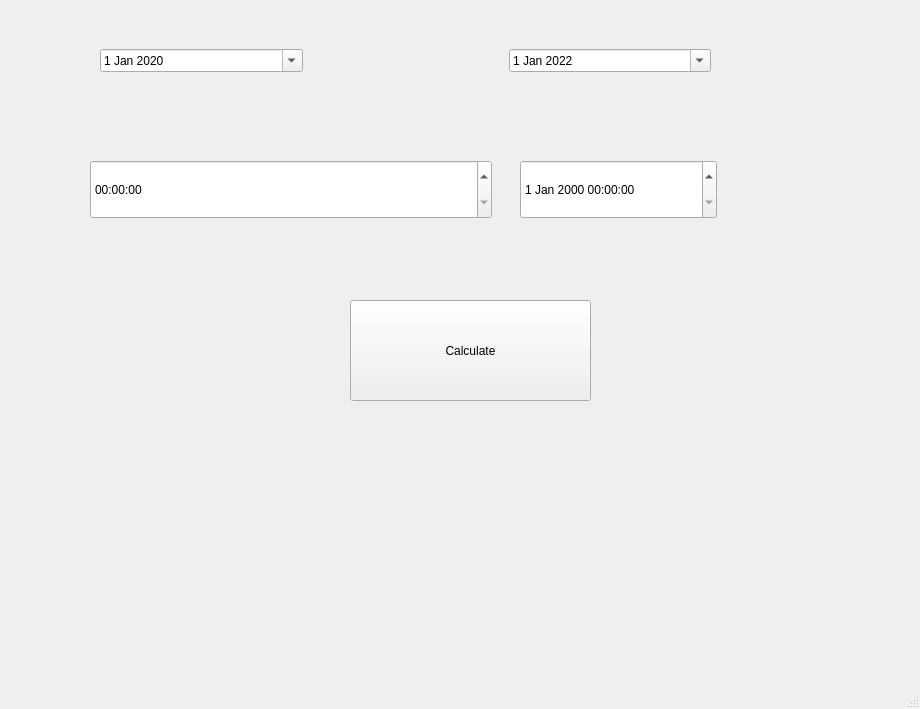
<?xml version="1.0" encoding="UTF-8"?>
<ui version="4.0">
 <class>MainWindow</class>
 <widget class="QMainWindow" name="MainWindow">
  <property name="geometry">
   <rect>
    <x>0</x>
    <y>0</y>
    <width>920</width>
    <height>709</height>
   </rect>
  </property>
  <property name="windowTitle">
   <string>MainWindow</string>
  </property>
  <widget class="QWidget" name="centralwidget">
   <widget class="QPushButton" name="btn_calculate">
    <property name="geometry">
     <rect>
      <x>350</x>
      <y>300</y>
      <width>241</width>
      <height>101</height>
     </rect>
    </property>
    <property name="text">
     <string>Calculate</string>
    </property>
   </widget>
   <widget class="QWidget" name="layoutWidget">
    <property name="geometry">
     <rect>
      <x>100</x>
      <y>30</y>
      <width>611</width>
      <height>61</height>
     </rect>
    </property>
    <layout class="QHBoxLayout" name="horizontalLayout">
     <item>
      <widget class="QDateEdit" name="dateStart">
       <property name="calendarPopup">
        <bool>true</bool>
       </property>
       <property name="date">
        <date>
         <year>2020</year>
         <month>1</month>
         <day>1</day>
        </date>
       </property>
      </widget>
     </item>
     <item>
      <spacer name="horizontalSpacer">
       <property name="orientation">
        <enum>Qt::Horizontal</enum>
       </property>
       <property name="sizeType">
        <enum>QSizePolicy::Fixed</enum>
       </property>
       <property name="sizeHint" stdset="0">
        <size>
         <width>200</width>
         <height>20</height>
        </size>
       </property>
      </spacer>
     </item>
     <item>
      <widget class="QDateEdit" name="dateEnd">
       <property name="calendarPopup">
        <bool>true</bool>
       </property>
       <property name="date">
        <date>
         <year>2022</year>
         <month>1</month>
         <day>1</day>
        </date>
       </property>
      </widget>
     </item>
    </layout>
   </widget>
   <widget class="QDateTimeEdit" name="dateTime">
    <property name="geometry">
     <rect>
      <x>520</x>
      <y>160</y>
      <width>197</width>
      <height>59</height>
     </rect>
    </property>
    <property name="sizePolicy">
     <sizepolicy hsizetype="Minimum" vsizetype="Preferred">
      <horstretch>0</horstretch>
      <verstretch>0</verstretch>
     </sizepolicy>
    </property>
    <property name="calendarPopup">
     <bool>false</bool>
    </property>
   </widget>
   <widget class="QTimeEdit" name="date">
    <property name="geometry">
     <rect>
      <x>90</x>
      <y>160</y>
      <width>402</width>
      <height>59</height>
     </rect>
    </property>
    <property name="sizePolicy">
     <sizepolicy hsizetype="Minimum" vsizetype="Preferred">
      <horstretch>0</horstretch>
      <verstretch>0</verstretch>
     </sizepolicy>
    </property>
   </widget>
   <widget class="QLabel" name="lbl_result">
    <property name="geometry">
     <rect>
      <x>110</x>
      <y>250</y>
      <width>151</width>
      <height>91</height>
     </rect>
    </property>
    <property name="text">
     <string/>
    </property>
   </widget>
  </widget>
  <widget class="QMenuBar" name="menubar">
   <property name="geometry">
    <rect>
     <x>0</x>
     <y>0</y>
     <width>920</width>
     <height>26</height>
    </rect>
   </property>
  </widget>
  <widget class="QStatusBar" name="statusbar"/>
 </widget>
 <resources/>
 <connections/>
</ui>
